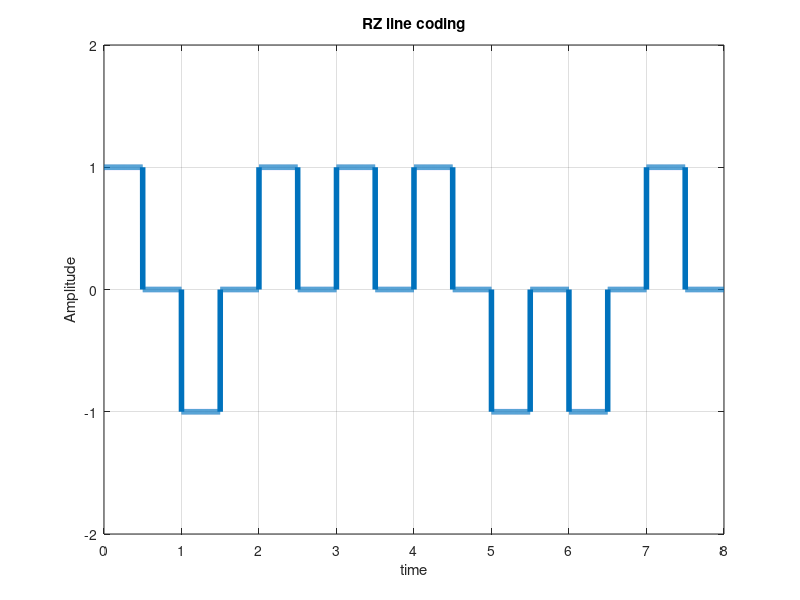

MATLAB code to generate this figure:
clc;
clear all;
bits = [1 0 1 1 1 0 0 1]
bitrate = 1;
n = 1000;
T = length(bits)/bitrate;
N = n*length(bits);
dt = T/N;
t = 0:dt:T;
x = zeros(1,length(t));
for i=1:length(bits)
  if bits(i)==1
    x((i-1)*n+1:(i-1)*n+n/2) = 1;
  else x((i-1)*n+1:(i-1)*n+n/2) = -1;
  end
end
plot(t, x, 'Linewidth', 4);
axis([0 T -2 2])
xlabel("time");
ylabel("Amplitude");
title('RZ line coding');
grid on 
set(gca,'xtick',[0:1:T])
set(gca,'ytick',[-2:1:2])


z=1;
counter = 0;
for i = 1:length(t);
  if t(i)>counter
    counter = counter + 1/bitrate;
    if x(i)>0
      result(z) = x(i);
      z=z+1;
    else result(z) = 0;
      z=z+1;
    end
  end
end
disp('RZ Decoding:');
disp(result);